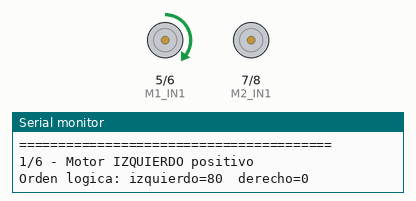
Bench run of a sketch on a simulated ESP32-S3. Shown: motor-driver pin pairs drawn as motors (green arrow = first pin HIGH = forward, orange = second pin HIGH = backward, longer = more drive), the last lines printed to the serial monitor.

Above: at 3.1 s.
At 12.1 s:
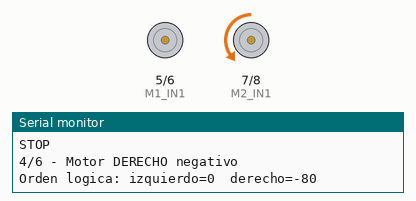
At 20.1 s:
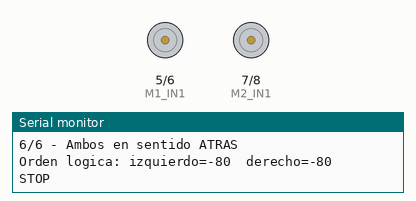
At 38.1 s:
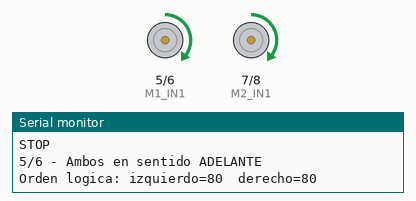
Timing chart, 0 to 39.6 s (numbered marks = the images above):
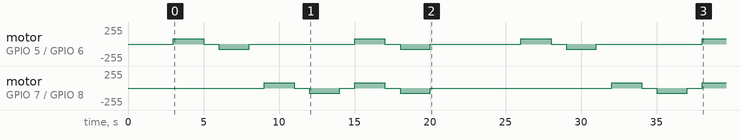

Measured:
- by itself, motor on GPIO 5 (M1_IN1) / GPIO 6 (M1_IN2): stopped → forward 80/255 at 3.0 s, → stopped 2.0 s later, → backward 80/255 1.0 s later, → stopped 2.0 s later, … (13 changes in this stretch)
- by itself, motor on GPIO 7 (M2_IN1) / GPIO 8 (M2_IN2): stopped → forward 80/255 at 9.0 s, → stopped 2.0 s later, → backward 80/255 1.0 s later, → stopped 2.0 s later, … (13 changes in this stretch)

The sketch:

01_motores.ino
```cpp
/*
 * PRUEBA 1 - MOTORES
 * ESP32-S3 SuperMini + DRV8833
 *
 * Objetivo:
 *   - Verificar cada motor por separado.
 *   - Comprobar sentido positivo y negativo.
 *   - Comprobar ambos motores juntos.
 *
 * IMPORTANTE: hacer la primera prueba con las ruedas en el aire.
 */

// Motor izquierdo: DRV8833 IN1 / IN2
constexpr uint8_t M1_IN1 = 5;
constexpr uint8_t M1_IN2 = 6;

// Motor derecho: DRV8833 IN3 / IN4
constexpr uint8_t M2_IN1 = 7;
constexpr uint8_t M2_IN2 = 8;

constexpr int PWM_PRUEBA = 80;  // Rango: 0 a 255

// Cambiar a true únicamente si un motor gira al revés.
constexpr bool INVERTIR_MOTOR_IZQ = false;
constexpr bool INVERTIR_MOTOR_DER = false;


void escribirMotor(uint8_t in1, uint8_t in2, int velocidad) {
  velocidad = constrain(velocidad, -255, 255);

  if (velocidad > 0) {
    analogWrite(in1, velocidad);
    analogWrite(in2, 0);
  } else if (velocidad < 0) {
    analogWrite(in1, 0);
    analogWrite(in2, -velocidad);
  } else {
    analogWrite(in1, 0);
    analogWrite(in2, 0);
  }
}


void motorIzquierdo(int velocidad) {
  escribirMotor(M1_IN1, M1_IN2,
                INVERTIR_MOTOR_IZQ ? -velocidad : velocidad);
}


void motorDerecho(int velocidad) {
  escribirMotor(M2_IN1, M2_IN2,
                INVERTIR_MOTOR_DER ? -velocidad : velocidad);
}


void motores(int izquierdo, int derecho) {
  motorIzquierdo(izquierdo);
  motorDerecho(derecho);
}


void detener() {
  motores(0, 0);
}


void ejecutarPrueba(const char *nombre, int izquierdo, int derecho,
                    uint32_t duracionMs) {
  Serial.println();
  Serial.println(nombre);
  Serial.printf("Orden logica: izquierdo=%d  derecho=%d\n",
                izquierdo, derecho);

  motores(izquierdo, derecho);
  delay(duracionMs);
  detener();
  Serial.println("STOP");
  delay(1000);
}


void setup() {
  Serial.begin(115200);

  pinMode(M1_IN1, OUTPUT);
  pinMode(M1_IN2, OUTPUT);
  pinMode(M2_IN1, OUTPUT);
  pinMode(M2_IN2, OUTPUT);
  detener();

  delay(3000);
  Serial.println("========================================");
  Serial.println("PRUEBA 1: MOTORES");
  Serial.println("Las ruedas deben estar levantadas.");
  Serial.println("========================================");
}


void loop() {
  ejecutarPrueba("1/6 - Motor IZQUIERDO positivo", PWM_PRUEBA, 0, 2000);
  ejecutarPrueba("2/6 - Motor IZQUIERDO negativo", -PWM_PRUEBA, 0, 2000);
  ejecutarPrueba("3/6 - Motor DERECHO positivo", 0, PWM_PRUEBA, 2000);
  ejecutarPrueba("4/6 - Motor DERECHO negativo", 0, -PWM_PRUEBA, 2000);
  ejecutarPrueba("5/6 - Ambos en sentido ADELANTE", PWM_PRUEBA, PWM_PRUEBA, 2000);
  ejecutarPrueba("6/6 - Ambos en sentido ATRAS", -PWM_PRUEBA, -PWM_PRUEBA, 2000);

  Serial.println();
  Serial.println("Ciclo terminado. Se repite en 5 segundos.");
  detener();
  delay(5000);
}
```
